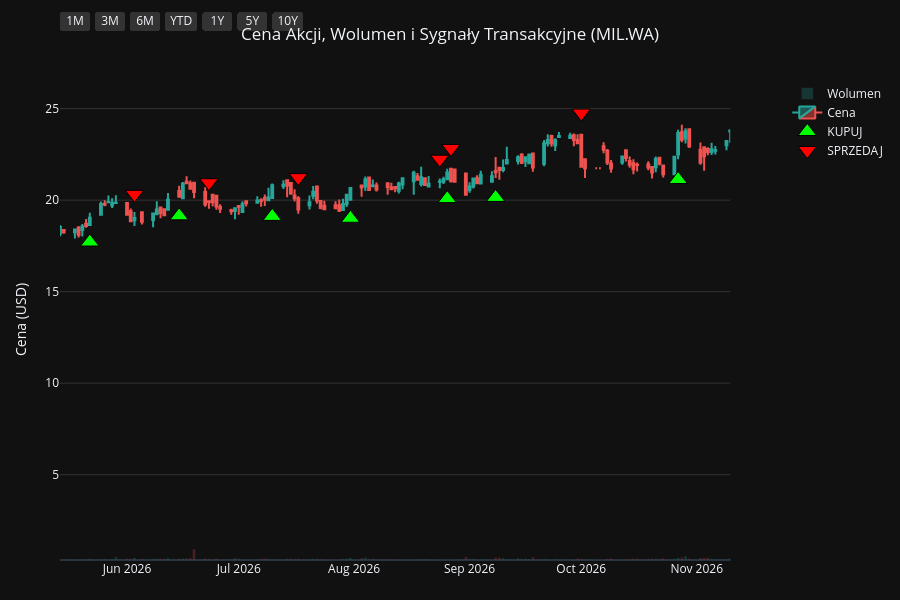
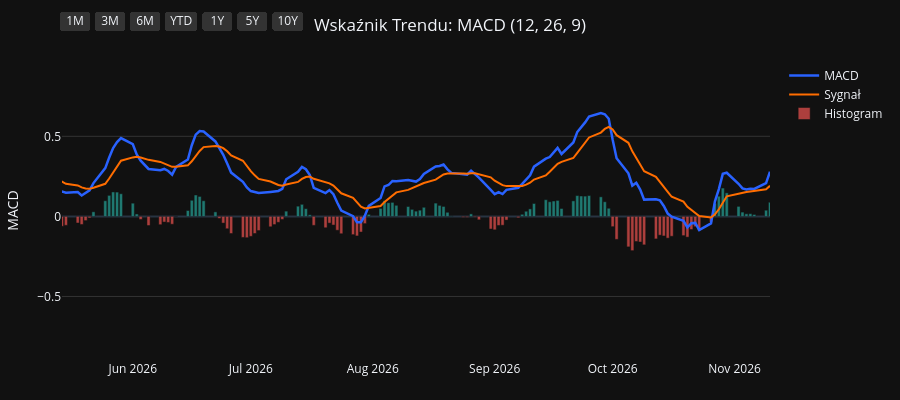
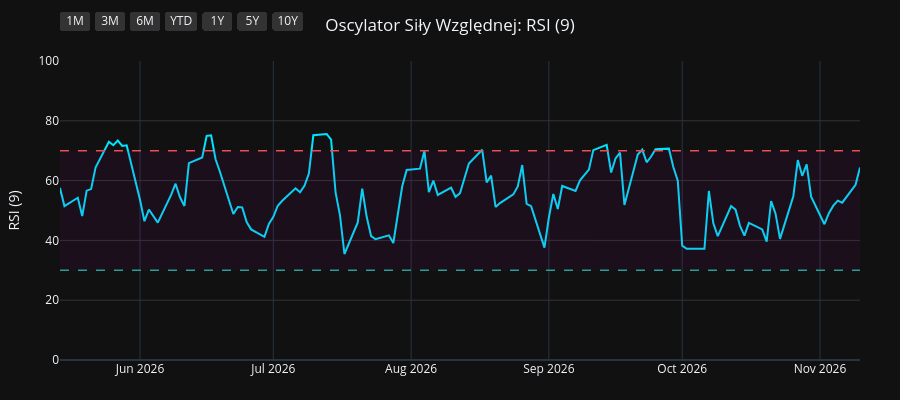
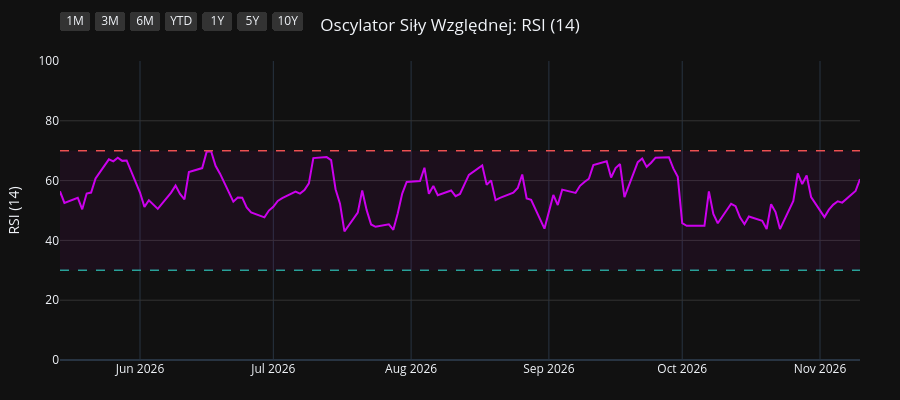

Source (notebook cell) for these figures, in order:
### Code cell
import os
import yfinance as yf
import pandas as pd
import pandas_ta as ta
import plotly.graph_objects as go
from plotly.subplots import make_subplots

# 1. Pobranie i przygotowanie danych
symbol = os.environ.get("STOCK_TICKER", "").strip().upper()
if not symbol:
    raise RuntimeError("Set STOCK_TICKER before running price_extractor.ipynb")
df = yf.Ticker(symbol).history(period="10y")
df.index = df.index.tz_localize(None)

# Wskaźniki i sygnały
df.ta.macd(fast=12, slow=26, signal=9, append=True)
df.ta.rsi(length=9, append=True)
df.ta.rsi(length=14, append=True)
df.ta.rsi(length=21, append=True)
df.dropna(inplace=True)

macd = df['MACD_12_26_9']
signal = df['MACDs_12_26_9']
wczorajszy_macd = macd.shift(1)
wczorajszy_signal = signal.shift(1)

df['Decyzja'] = 'BRAK'
df.loc[(macd > signal) & (wczorajszy_macd <= wczorajszy_signal), 'Decyzja'] = 'KUPUJ'
df.loc[(macd < signal) & (wczorajszy_macd >= wczorajszy_signal), 'Decyzja'] = 'SPRZEDAJ'

df_kupuj = df[df['Decyzja'] == 'KUPUJ']
df_sprzedaj = df[df['Decyzja'] == 'SPRZEDAJ']
df_dywidendy = df[df['Dividends'] > 0]
df_splity = df[df['Stock Splits'] > 0]

# Wspólna konfiguracja osi X
konfiguracja_osi_x = dict(
    type="date",
    showspikes=True, spikemode="across", spikesnap="cursor", spikedash="dot", spikecolor="#ffffff", spikethickness=1, hoverformat="%Y-%m-%d",
    rangeselector=dict(
        buttons=list([
            dict(count=1, label="1M", step="month", stepmode="backward"),
            dict(count=3, label="3M", step="month", stepmode="backward"),
            dict(count=6, label="6M", step="month", stepmode="backward"),
            dict(count=1, label="YTD", step="year", stepmode="todate"),
            dict(count=1, label="1Y", step="year", stepmode="backward"),
            dict(count=5, label="5Y", step="year", stepmode="backward"),
            dict(step="all", label="10Y")
        ]),
        bgcolor="#333333", activecolor="#2962ff", x=0, y=1.1
    )
)

# ==========================================
# WYKRES 1: CENA + WOLUMEN + SYGNAŁY
# ==========================================
fig1 = make_subplots(specs=[[{"secondary_y": True}]])

kolory_wolumenu = ['#26a69a' if row['Close'] >= row['Open'] else '#ef5350' for index, row in df.iterrows()]
fig1.add_trace(go.Bar(x=df.index, y=df['Volume'], marker_color=kolory_wolumenu, opacity=0.25, name='Wolumen'), secondary_y=True)
fig1.add_trace(go.Candlestick(x=df.index, open=df['Open'], high=df['High'], low=df['Low'], close=df['Close'], name='Cena', increasing_line_color='#26a69a', decreasing_line_color='#ef5350'), secondary_y=False)
fig1.add_trace(go.Scatter(x=df_kupuj.index, y=df_kupuj['Low'] * 0.95, customdata=df_kupuj[['Low', 'High']], mode='markers', marker=dict(symbol='triangle-up', size=16, color='#00ff00', line=dict(width=1, color='black')), name='KUPUJ', hovertemplate='KUPUJ<br>Najniższa: %{customdata[0]:.2f}<br>Najwyższa: %{customdata[1]:.2f}<extra></extra>'), secondary_y=False)
fig1.add_trace(go.Scatter(x=df_sprzedaj.index, y=df_sprzedaj['High'] * 1.05, customdata=df_sprzedaj[['Low', 'High']], mode='markers', marker=dict(symbol='triangle-down', size=16, color='#ff0000', line=dict(width=1, color='black')), name='SPRZEDAJ', hovertemplate='SPRZEDAJ<br>Najniższa: %{customdata[0]:.2f}<br>Najwyższa: %{customdata[1]:.2f}<extra></extra>'), secondary_y=False)

if not df_dywidendy.empty:
    fig1.add_trace(go.Scatter(x=df_dywidendy.index, y=df_dywidendy['Low'] * 0.90, mode='markers+text', marker=dict(symbol='circle', size=12, color='#29b6f6', line=dict(width=1, color='white')), text=df_dywidendy['Dividends'].apply(lambda x: f"{x}$"), textposition="bottom center", name='Dywidenda', showlegend=False, hovertemplate='Dywidenda: %{text}<extra></extra>', textfont=dict(color="#29b6f6")), secondary_y=False)
if not df_splity.empty:
                    fig1.add_trace(go.Scatter(x=df_splity.index, y=df_splity['High'], mode='markers+text', marker=dict(symbol='star', size=16, color='#ffee58', line=dict(width=1, color='black')), text=df_splity['Stock Splits'].apply(lambda x: f"{x:g}:1" if x >= 1 else f"1:{1 / x:g}"), textposition="top center", name='Split', hovertemplate='%{text}<extra></extra>', textfont=dict(color="#ffee58")), secondary_y=False)

fig1.update_layout(title=dict(text=f"Cena Akcji, Wolumen i Sygnały Transakcyjne ({symbol})", x=0.5, xanchor='center'), dragmode='pan', xaxis_rangeslider_visible=False, template='plotly_dark', height=600, hovermode='x unified', margin=dict(l=60, r=40, t=60, b=40))
fig1.update_xaxes(**konfiguracja_osi_x)
fig1.update_xaxes(range=[df.index.max() - pd.Timedelta(days=180), df.index.max()])
fig1.update_yaxes(title_text="Cena (USD)", secondary_y=False, gridcolor='#333333')
fig1.update_yaxes(range=[0, df['Volume'].max() * 4], showgrid=False, showticklabels=False, secondary_y=True)
fig1.show(config={'scrollZoom': True})

# ==========================================
# WYKRES 2: WSKAŹNIK MACD
# ==========================================
fig2 = go.Figure()
fig2.add_trace(go.Scatter(x=df.index, y=df['MACD_12_26_9'], line=dict(color='#2962ff', width=2.5), name='MACD'))
fig2.add_trace(go.Scatter(x=df.index, y=df['MACDs_12_26_9'], line=dict(color='#ff6d00', width=2), name='Sygnał'))
kolory_macd = ['#26a69a' if val >= 0 else '#ef5350' for val in df['MACDh_12_26_9']]
fig2.add_trace(go.Bar(x=df.index, y=df['MACDh_12_26_9'], marker_color=kolory_macd, name='Histogram', opacity=0.7))
fig2.update_layout(title=dict(text="Wskaźnik Trendu: MACD (12, 26, 9)", x=0.5, xanchor='center'), dragmode='pan', xaxis_rangeslider_visible=False, template='plotly_dark', height=400, hovermode='x unified', margin=dict(l=60, r=40, t=60, b=40))
fig2.update_xaxes(**konfiguracja_osi_x)
fig2.update_xaxes(range=[df.index.max() - pd.Timedelta(days=180), df.index.max()])
fig2.update_yaxes(title_text="MACD", gridcolor='#333333')
fig2.show(config={'scrollZoom': True})

# ==========================================
# WYKRES 3: OSCYLATOR RSI (9)
# ==========================================
fig3 = go.Figure()
fig3.add_trace(go.Scatter(x=df.index, y=df['RSI_9'], line=dict(color='#00e5ff', width=2), name='RSI (9)'))
fig3.add_hline(y=70, line_dash="dash", line_color="#ef5350", line_width=1.5)
fig3.add_hline(y=30, line_dash="dash", line_color="#26a69a", line_width=1.5)
fig3.add_hrect(y0=30, y1=70, line_width=0, fillcolor="purple", opacity=0.1)
fig3.update_layout(title=dict(text="Oscylator Siły Względnej: RSI (9)", x=0.5, xanchor='center'), dragmode='pan', xaxis_rangeslider_visible=False, template='plotly_dark', height=400, hovermode='x unified', margin=dict(l=60, r=40, t=60, b=40))
fig3.update_xaxes(**konfiguracja_osi_x)
fig3.update_xaxes(range=[df.index.max() - pd.Timedelta(days=180), df.index.max()])
fig3.update_yaxes(title_text="RSI (9)", range=[0, 100], gridcolor='#333333')
fig3.show(config={'scrollZoom': True})

# ==========================================
# WYKRES 4: OSCYLATOR RSI (14)
# ==========================================
fig4 = go.Figure()
fig4.add_trace(go.Scatter(x=df.index, y=df['RSI_14'], line=dict(color='#d500f9', width=2), name='RSI (14)'))
fig4.add_hline(y=70, line_dash="dash", line_color="#ef5350", line_width=1.5)
fig4.add_hline(y=30, line_dash="dash", line_color="#26a69a", line_width=1.5)
fig4.add_hrect(y0=30, y1=70, line_width=0, fillcolor="purple", opacity=0.1)
fig4.update_layout(title=dict(text="Oscylator Siły Względnej: RSI (14)", x=0.5, xanchor='center'), dragmode='pan', xaxis_rangeslider_visible=False, template='plotly_dark', height=400, hovermode='x unified', margin=dict(l=60, r=40, t=60, b=40))
fig4.update_xaxes(**konfiguracja_osi_x)
fig4.update_xaxes(range=[df.index.max() - pd.Timedelta(days=180), df.index.max()])
fig4.update_yaxes(title_text="RSI (14)", range=[0, 100], gridcolor='#333333')
fig4.show(config={'scrollZoom': True})

# ==========================================
# WYKRES 5: OSCYLATOR RSI (21)
# ==========================================
fig5 = go.Figure()
fig5.add_trace(go.Scatter(x=df.index, y=df['RSI_21'], line=dict(color='#64dd17', width=2), name='RSI (21)'))
fig5.add_hline(y=70, line_dash="dash", line_color="#ef5350", line_width=1.5)
fig5.add_hline(y=30, line_dash="dash", line_color="#26a69a", line_width=1.5)
fig5.add_hrect(y0=30, y1=70, line_width=0, fillcolor="purple", opacity=0.1)
fig5.update_layout(title=dict(text="Oscylator Siły Względnej: RSI (21)", x=0.5, xanchor='center'), dragmode='pan', xaxis_rangeslider_visible=False, template='plotly_dark', height=400, hovermode='x unified', margin=dict(l=60, r=40, t=60, b=40))
fig5.update_xaxes(**konfiguracja_osi_x)
fig5.update_xaxes(range=[df.index.max() - pd.Timedelta(days=180), df.index.max()])
fig5.update_yaxes(title_text="RSI (21)", range=[0, 100], gridcolor='#333333')
fig5.show(config={'scrollZoom': True})

### Figure 1 — Plotly figure (JSON) as saved in the notebook; plotly's stock layout.template omitted (floating-point values rounded to 4 significant figures; data arrays with more than 128 entries replaced by an {"elided": "..."} marker saying what was removed)
{"data": [{"marker": {"color": {"elided": "2506 str values"}}, "name": "Wolumen", "opacity": 0.25, "type": "bar", "x": {"elided": "2506 str values"}, "xaxis": "x", "y": {"elided": "2506 int values"}, "yaxis": "y2"}, {"close": {"elided": "2506 float values"}, "decreasing": {"line": {"color": "#ef5350"}}, "high": {"elided": "2506 float values"}, "increasing": {"line": {"color": "#26a69a"}}, "low": {"elided": "2506 float values"}, "name": "Cena", "open": {"elided": "2506 float values"}, "type": "candlestick", "x": {"elided": "2506 str values"}, "xaxis": "x", "yaxis": "y"}, {"customdata": {"elided": "110x2 float values"}, "hovertemplate": "KUPUJ<br>Najniższa: %{customdata[0]:.2f}<br>Najwyższa: %{customdata[1]:.2f}<extra></extra>", "marker": {"color": "#00ff00", "line": {"color": "black", "width": 1}, "size": 16, "symbol": "triangle-up"}, "mode": "markers", "name": "KUPUJ", "type": "scatter", "x": ["2017-01-05T00:00:00", "2017-01-24T00:00:00", "2017-04-25T00:00:00", "2017-06-12T00:00:00", "2017-06-21T00:00:00", "2017-06-27T00:00:00", "2017-06-30T00:00:00", "2017-07-13T00:00:00", "2017-07-25T00:00:00", "2017-08-22T00:00:00", "2017-09-25T00:00:00", "2017-11-21T00:00:00", "2017-12-19T00:00:00", "2018-03-12T00:00:00", "2018-04-03T00:00:00", "2018-05-11T00:00:00", "2018-06-05T00:00:00", "2018-06-29T00:00:00", "2018-07-13T00:00:00", "2018-07-20T00:00:00", "2018-09-21T00:00:00", "2018-11-02T00:00:00", "2019-01-07T00:00:00", "2019-02-06T00:00:00", "2019-02-12T00:00:00", "2019-02-22T00:00:00", "2019-03-01T00:00:00", "2019-03-13T00:00:00", "2019-04-03T00:00:00", "2019-04-26T00:00:00", "2019-05-23T00:00:00", "2019-06-19T00:00:00", "2019-08-21T00:00:00", "2019-09-02T00:00:00", "2019-10-09T00:00:00", "2019-12-09T00:00:00", "2020-02-07T00:00:00", "2020-02-20T00:00:00", "2020-03-27T00:00:00", "2020-04-30T00:00:00", "2020-05-12T00:00:00", "2020-08-11T00:00:00", "2020-08-25T00:00:00", "2020-09-11T00:00:00", "2020-10-06T00:00:00", "2020-11-05T00:00:00", "2020-12-04T00:00:00", "2020-12-29T00:00:00", "2021-01-04T00:00:00", "2021-02-16T00:00:00", "2021-04-06T00:00:00", "2021-04-27T00:00:00", "2021-07-26T00:00:00", "2021-10-01T00:00:00", "2021-10-29T00:00:00", "2021-11-05T00:00:00", "2021-12-02T00:00:00", "2021-12-28T00:00:00", "2022-02-03T00:00:00", "2022-03-16T00:00:00", "2022-05-17T00:00:00", "2022-06-27T00:00:00", "2022-07-07T00:00:00", "2022-07-20T00:00:00", "2022-09-08T00:00:00", "2022-10-17T00:00:00", "2023-01-03T00:00:00", "2023-03-07T00:00:00", "2023-03-29T00:00:00", "2023-06-09T00:00:00", "2023-06-15T00:00:00", "2023-07-12T00:00:00", "2023-08-30T00:00:00", "2023-09-28T00:00:00", "2023-11-20T00:00:00", "2023-12-05T00:00:00", "2023-12-20T00:00:00", "2024-01-31T00:00:00", "2024-03-14T00:00:00", "2024-05-07T00:00:00", "2024-05-28T00:00:00", "2024-05-31T00:00:00", "2024-06-19T00:00:00", "2024-07-19T00:00:00", "2024-08-16T00:00:00", "2024-10-14T00:00:00", "2024-10-30T00:00:00", "2024-12-04T00:00:00", "2024-12-30T00:00:00", "2025-02-11T00:00:00", "2025-03-06T00:00:00", "2025-04-22T00:00:00", "2025-05-16T00:00:00", "2025-05-28T00:00:00", "2025-06-26T00:00:00", "2025-07-18T00:00:00", "2025-08-07T00:00:00", "2025-09-15T00:00:00", "2025-10-01T00:00:00", "2025-10-20T00:00:00", "2025-12-11T00:00:00", "2026-01-27T00:00:00", "2026-03-23T00:00:00", "2026-05-22T00:00:00", "2026-06-15T00:00:00", "2026-07-10T00:00:00", "2026-07-31T00:00:00", "2026-08-26T00:00:00", "2026-09-08T00:00:00", "2026-10-27T00:00:00"], "xaxis": "x", "y": [5.016, 5.149, 6.469, 6.66, 6.717, 6.859, 6.802, 7.011, 7.182, 6.821, 6.431, 7.989, 8.161, 8.123, 7.771, 7.989, 7.818, 7.41, 7.438, 7.296, 8.227, 8.36, 8.426, 8.654, 8.55, 8.522, 8.293, 8.455, 8.93, 9.044, 8.636, 9.044, 6.65, 6.227, 5.163, 5.372, 5.61, 5.667, 3.093, 2.597, 2.2, 2.784, 2.82, 2.755, 2.626, 2.232, 2.755, 3.158, 3.074, 3.716, 3.544, 3.618, 4.427, 6.327, 8.175, 8.654, 7.8, 7.571, 8.189, 5.9, 4.446, 3.802, 3.553, 3.316, 3.58, 3.201, 4.513, 4.351, 3.859, 4.408, 4.435, 5.534, 5.838, 5.073, 7.315, 7.657, 7.933, 7.633, 9.652, 8.845, 8.208, 8.132, 7.842, 8.883, 8.222, 7.942, 7.676, 8.075, 8.289, 9.728, 11.12, 13.42, 14.35, 14.37, 13.04, 13.66, 13.78, 13.78, 13.68, 13.88, 15.02, 15.9, 14.44, 17.71, 19.14, 19.11, 19.01, 20.08, 20.15, 21.13], "yaxis": "y"}, {"customdata": {"elided": "109x2 float values"}, "hovertemplate": "SPRZEDAJ<br>Najniższa: %{customdata[0]:.2f}<br>Najwyższa: %{customdata[1]:.2f}<extra></extra>", "marker": {"color": "#ff0000", "line": {"color": "black", "width": 1}, "size": 16, "symbol": "triangle-down"}, "mode": "markers", "name": "SPRZEDAJ", "type": "scatter", "x": ["2017-01-23T00:00:00", "2017-02-27T00:00:00", "2017-05-18T00:00:00", "2017-06-13T00:00:00", "2017-06-22T00:00:00", "2017-06-29T00:00:00", "2017-07-07T00:00:00", "2017-07-24T00:00:00", "2017-08-02T00:00:00", "2017-09-06T00:00:00", "2017-11-16T00:00:00", "2017-11-24T00:00:00", "2018-01-30T00:00:00", "2018-03-23T00:00:00", "2018-05-02T00:00:00", "2018-05-17T00:00:00", "2018-06-14T00:00:00", "2018-07-09T00:00:00", "2018-07-17T00:00:00", "2018-08-13T00:00:00", "2018-10-09T00:00:00", "2018-11-23T00:00:00", "2019-01-28T00:00:00", "2019-02-08T00:00:00", "2019-02-13T00:00:00", "2019-02-28T00:00:00", "2019-03-08T00:00:00", "2019-03-29T00:00:00", "2019-04-23T00:00:00", "2019-05-01T00:00:00", "2019-06-17T00:00:00", "2019-06-27T00:00:00", "2019-08-29T00:00:00", "2019-09-20T00:00:00", "2019-11-08T00:00:00", "2020-01-21T00:00:00", "2020-02-13T00:00:00", "2020-02-24T00:00:00", "2020-04-24T00:00:00", "2020-05-07T00:00:00", "2020-06-26T00:00:00", "2020-08-21T00:00:00", "2020-09-01T00:00:00", "2020-09-18T00:00:00", "2020-10-13T00:00:00", "2020-11-30T00:00:00", "2020-12-21T00:00:00", "2020-12-30T00:00:00", "2021-01-25T00:00:00", "2021-02-25T00:00:00", "2021-04-20T00:00:00", "2021-06-10T00:00:00", "2021-09-10T00:00:00", "2021-10-28T00:00:00", "2021-11-03T00:00:00", "2021-11-08T00:00:00", "2021-12-10T00:00:00", "2022-01-21T00:00:00", "2022-02-17T00:00:00", "2022-04-21T00:00:00", "2022-06-13T00:00:00", "2022-07-04T00:00:00", "2022-07-14T00:00:00", "2022-08-24T00:00:00", "2022-09-21T00:00:00", "2022-11-21T00:00:00", "2023-01-18T00:00:00", "2023-03-13T00:00:00", "2023-04-26T00:00:00", "2023-06-12T00:00:00", "2023-07-10T00:00:00", "2023-07-27T00:00:00", "2023-09-04T00:00:00", "2023-11-02T00:00:00", "2023-11-23T00:00:00", "2023-12-06T00:00:00", "2023-12-22T00:00:00", "2024-03-06T00:00:00", "2024-03-20T00:00:00", "2024-05-10T00:00:00", "2024-05-29T00:00:00", "2024-06-10T00:00:00", "2024-07-17T00:00:00", "2024-07-23T00:00:00", "2024-09-11T00:00:00", "2024-10-22T00:00:00", "2024-11-20T00:00:00", "2024-12-17T00:00:00", "2025-02-05T00:00:00", "2025-03-04T00:00:00", "2025-04-03T00:00:00", "2025-05-05T00:00:00", "2025-05-19T00:00:00", "2025-05-30T00:00:00", "2025-07-11T00:00:00", "2025-08-01T00:00:00", "2025-08-22T00:00:00", "2025-09-30T00:00:00", "2025-10-16T00:00:00", "2025-11-18T00:00:00", "2026-01-14T00:00:00", "2026-02-13T00:00:00", "2026-04-24T00:00:00", "2026-06-03T00:00:00", "2026-06-23T00:00:00", "2026-07-17T00:00:00", "2026-08-24T00:00:00", "2026-08-27T00:00:00", "2026-10-01T00:00:00"], "xaxis": "x", "y": [5.817, 7.255, 7.434, 7.633, 7.644, 7.77, 7.854, 7.98, 8.253, 7.56, 8.694, 8.978, 10.18, 8.704, 8.967, 8.904, 8.704, 8.368, 8.253, 9.324, 9.481, 9.933, 9.597, 9.534, 9.618, 9.387, 9.355, 9.681, 9.97, 10.13, 9.87, 10.1, 6.788, 6.552, 6.347, 6.347, 6.211, 6.232, 2.984, 2.594, 3.415, 3.14, 3.181, 3.077, 2.854, 2.982, 3.339, 3.583, 4.198, 4.479, 4.051, 5.303, 7.14, 9.177, 10.18, 9.86, 8.505, 9.287, 9.324, 6.662, 4.463, 4.108, 3.765, 4.042, 4.036, 5.101, 5.575, 4.639, 5.248, 4.935, 5.943, 6.956, 6.363, 7.833, 8.374, 8.768, 8.82, 10.49, 11.03, 10.01, 9.287, 8.899, 10.0, 10.14, 9.282, 8.71, 9.082, 9.177, 10.71, 12.54, 15.64, 15.7, 15.9, 15.79, 14.74, 15.48, 16.28, 15.54, 15.73, 16.72, 17.79, 18.69, 19.04, 20.32, 20.95, 21.23, 22.24, 22.83, 24.76], "yaxis": "y"}], "layout": {"dragmode": "pan", "height": 600, "hovermode": "x unified", "margin": {"b": 40, "l": 60, "r": 40, "t": 60}, "title": {"text": "Cena Akcji, Wolumen i Sygnały Transakcyjne (MIL.WA)", "x": 0.5, "xanchor": "center"}, "xaxis": {"anchor": "y", "domain": [0.0, 0.94], "hoverformat": "%Y-%m-%d", "range": ["2026-05-14T00:00:00", "2026-11-10T00:00:00"], "rangeselector": {"activecolor": "#2962ff", "bgcolor": "#333333", "buttons": [{"count": 1, "label": "1M", "step": "month", "stepmode": "backward"}, {"count": 3, "label": "3M", "step": "month", "stepmode": "backward"}, {"count": 6, "label": "6M", "step": "month", "stepmode": "backward"}, {"count": 1, "label": "YTD", "step": "year", "stepmode": "todate"}, {"count": 1, "label": "1Y", "step": "year", "stepmode": "backward"}, {"count": 5, "label": "5Y", "step": "year", "stepmode": "backward"}, {"label": "10Y", "step": "all"}], "x": 0, "y": 1.1}, "rangeslider": {"visible": false}, "showspikes": true, "spikecolor": "#ffffff", "spikedash": "dot", "spikemode": "across", "spikesnap": "cursor", "spikethickness": 1, "type": "date"}, "yaxis": {"anchor": "x", "domain": [0.0, 1.0], "gridcolor": "#333333", "title": {"text": "Cena (USD)"}}, "yaxis2": {"anchor": "x", "overlaying": "y", "range": [0, 267172292], "showgrid": false, "showticklabels": false, "side": "right"}}}

### Figure 2 — Plotly figure (JSON) as saved in the notebook; plotly's stock layout.template omitted (floating-point values rounded to 4 significant figures; data arrays with more than 128 entries replaced by an {"elided": "..."} marker saying what was removed)
{"data": [{"line": {"color": "#2962ff", "width": 2.5}, "name": "MACD", "type": "scatter", "x": {"elided": "2506 str values"}, "y": {"elided": "2506 float values"}}, {"line": {"color": "#ff6d00", "width": 2}, "name": "Sygnał", "type": "scatter", "x": {"elided": "2506 str values"}, "y": {"elided": "2506 float values"}}, {"marker": {"color": {"elided": "2506 str values"}}, "name": "Histogram", "opacity": 0.7, "type": "bar", "x": {"elided": "2506 str values"}, "y": {"elided": "2506 float values"}}], "layout": {"dragmode": "pan", "height": 400, "hovermode": "x unified", "margin": {"b": 40, "l": 60, "r": 40, "t": 60}, "title": {"text": "Wskaźnik Trendu: MACD (12, 26, 9)", "x": 0.5, "xanchor": "center"}, "xaxis": {"hoverformat": "%Y-%m-%d", "range": ["2026-05-14T00:00:00", "2026-11-10T00:00:00"], "rangeselector": {"activecolor": "#2962ff", "bgcolor": "#333333", "buttons": [{"count": 1, "label": "1M", "step": "month", "stepmode": "backward"}, {"count": 3, "label": "3M", "step": "month", "stepmode": "backward"}, {"count": 6, "label": "6M", "step": "month", "stepmode": "backward"}, {"count": 1, "label": "YTD", "step": "year", "stepmode": "todate"}, {"count": 1, "label": "1Y", "step": "year", "stepmode": "backward"}, {"count": 5, "label": "5Y", "step": "year", "stepmode": "backward"}, {"label": "10Y", "step": "all"}], "x": 0, "y": 1.1}, "rangeslider": {"visible": false}, "showspikes": true, "spikecolor": "#ffffff", "spikedash": "dot", "spikemode": "across", "spikesnap": "cursor", "spikethickness": 1, "type": "date"}, "yaxis": {"gridcolor": "#333333", "title": {"text": "MACD"}}}}

### Figure 3 — Plotly figure (JSON) as saved in the notebook; plotly's stock layout.template omitted (floating-point values rounded to 4 significant figures; data arrays with more than 128 entries replaced by an {"elided": "..."} marker saying what was removed)
{"data": [{"line": {"color": "#00e5ff", "width": 2}, "name": "RSI (9)", "type": "scatter", "x": {"elided": "2506 str values"}, "y": {"elided": "2506 float values"}}], "layout": {"dragmode": "pan", "height": 400, "hovermode": "x unified", "margin": {"b": 40, "l": 60, "r": 40, "t": 60}, "shapes": [{"line": {"color": "#ef5350", "dash": "dash", "width": 1.5}, "type": "line", "x0": 0, "x1": 1, "xref": "x domain", "y0": 70, "y1": 70, "yref": "y"}, {"line": {"color": "#26a69a", "dash": "dash", "width": 1.5}, "type": "line", "x0": 0, "x1": 1, "xref": "x domain", "y0": 30, "y1": 30, "yref": "y"}, {"fillcolor": "purple", "line": {"width": 0}, "opacity": 0.1, "type": "rect", "x0": 0, "x1": 1, "xref": "x domain", "y0": 30, "y1": 70, "yref": "y"}], "title": {"text": "Oscylator Siły Względnej: RSI (9)", "x": 0.5, "xanchor": "center"}, "xaxis": {"hoverformat": "%Y-%m-%d", "range": ["2026-05-14T00:00:00", "2026-11-10T00:00:00"], "rangeselector": {"activecolor": "#2962ff", "bgcolor": "#333333", "buttons": [{"count": 1, "label": "1M", "step": "month", "stepmode": "backward"}, {"count": 3, "label": "3M", "step": "month", "stepmode": "backward"}, {"count": 6, "label": "6M", "step": "month", "stepmode": "backward"}, {"count": 1, "label": "YTD", "step": "year", "stepmode": "todate"}, {"count": 1, "label": "1Y", "step": "year", "stepmode": "backward"}, {"count": 5, "label": "5Y", "step": "year", "stepmode": "backward"}, {"label": "10Y", "step": "all"}], "x": 0, "y": 1.1}, "rangeslider": {"visible": false}, "showspikes": true, "spikecolor": "#ffffff", "spikedash": "dot", "spikemode": "across", "spikesnap": "cursor", "spikethickness": 1, "type": "date"}, "yaxis": {"gridcolor": "#333333", "range": [0, 100], "title": {"text": "RSI (9)"}}}}

### Figure 4 — Plotly figure (JSON) as saved in the notebook; plotly's stock layout.template omitted (floating-point values rounded to 4 significant figures; data arrays with more than 128 entries replaced by an {"elided": "..."} marker saying what was removed)
{"data": [{"line": {"color": "#d500f9", "width": 2}, "name": "RSI (14)", "type": "scatter", "x": {"elided": "2506 str values"}, "y": {"elided": "2506 float values"}}], "layout": {"dragmode": "pan", "height": 400, "hovermode": "x unified", "margin": {"b": 40, "l": 60, "r": 40, "t": 60}, "shapes": [{"line": {"color": "#ef5350", "dash": "dash", "width": 1.5}, "type": "line", "x0": 0, "x1": 1, "xref": "x domain", "y0": 70, "y1": 70, "yref": "y"}, {"line": {"color": "#26a69a", "dash": "dash", "width": 1.5}, "type": "line", "x0": 0, "x1": 1, "xref": "x domain", "y0": 30, "y1": 30, "yref": "y"}, {"fillcolor": "purple", "line": {"width": 0}, "opacity": 0.1, "type": "rect", "x0": 0, "x1": 1, "xref": "x domain", "y0": 30, "y1": 70, "yref": "y"}], "title": {"text": "Oscylator Siły Względnej: RSI (14)", "x": 0.5, "xanchor": "center"}, "xaxis": {"hoverformat": "%Y-%m-%d", "range": ["2026-05-14T00:00:00", "2026-11-10T00:00:00"], "rangeselector": {"activecolor": "#2962ff", "bgcolor": "#333333", "buttons": [{"count": 1, "label": "1M", "step": "month", "stepmode": "backward"}, {"count": 3, "label": "3M", "step": "month", "stepmode": "backward"}, {"count": 6, "label": "6M", "step": "month", "stepmode": "backward"}, {"count": 1, "label": "YTD", "step": "year", "stepmode": "todate"}, {"count": 1, "label": "1Y", "step": "year", "stepmode": "backward"}, {"count": 5, "label": "5Y", "step": "year", "stepmode": "backward"}, {"label": "10Y", "step": "all"}], "x": 0, "y": 1.1}, "rangeslider": {"visible": false}, "showspikes": true, "spikecolor": "#ffffff", "spikedash": "dot", "spikemode": "across", "spikesnap": "cursor", "spikethickness": 1, "type": "date"}, "yaxis": {"gridcolor": "#333333", "range": [0, 100], "title": {"text": "RSI (14)"}}}}
